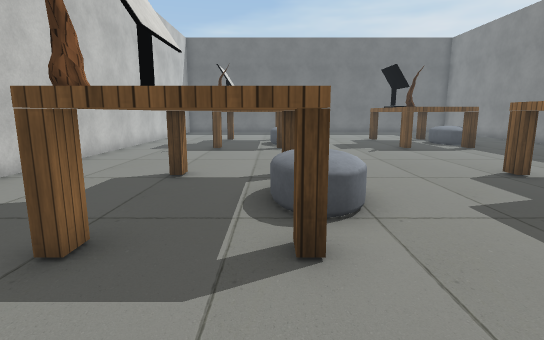
[1] (above)

17 first-person views from a walk through a Unity game level. The camera is 1.5 m above the floor, tilts 10° down and sees 80° across. The floor is counted in squares, 1 m on a side. Each view is taken from the middle of a square. On the plan, view 1 faces up. The plan holds only what a view shows up to about 15 squares ahead; the rest is blank. Some surface patterns are stand-ins.

[2]
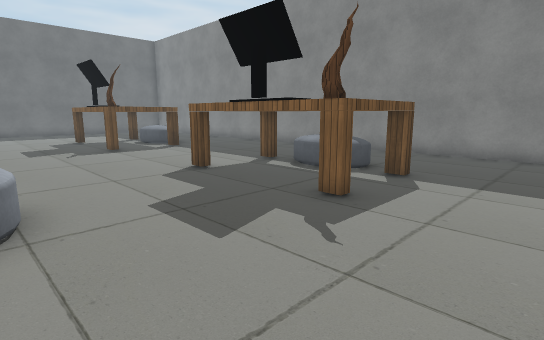

[3]
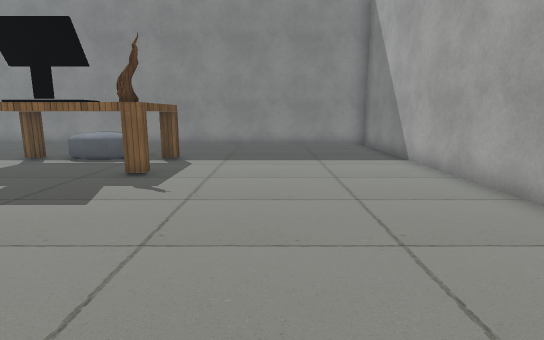

[4]
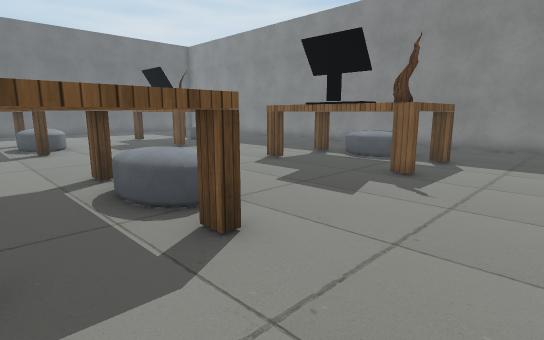

[5]
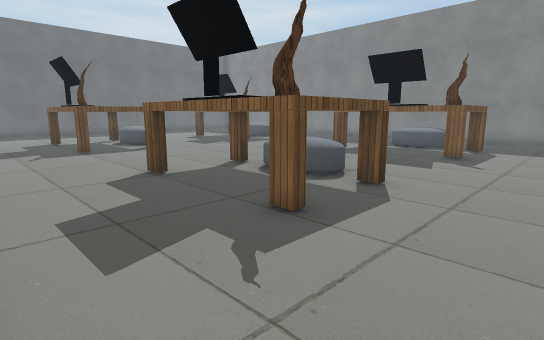

[6]
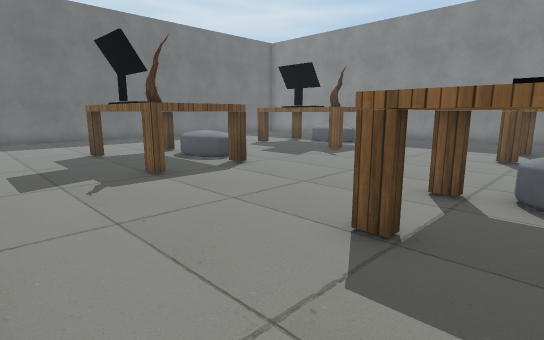

[7]
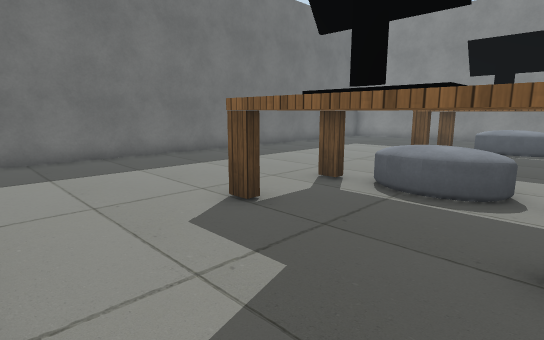

[8]
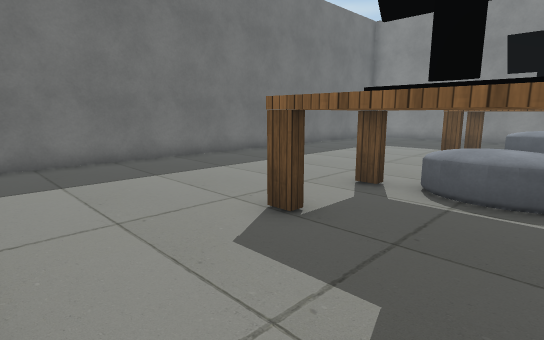

[9]
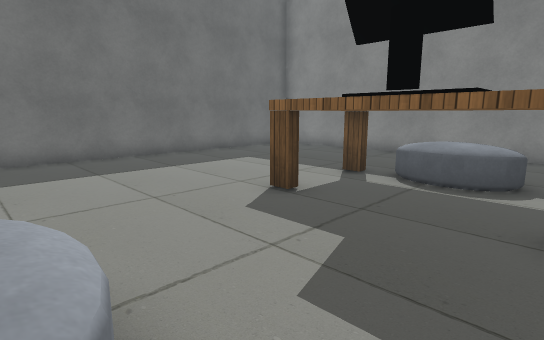

[10]
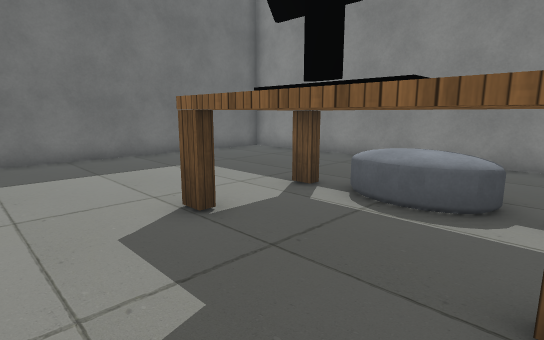

[11]
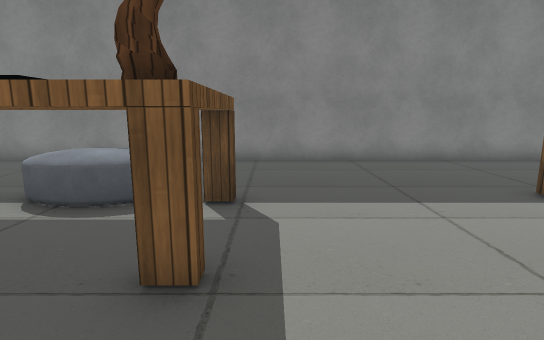

[12]
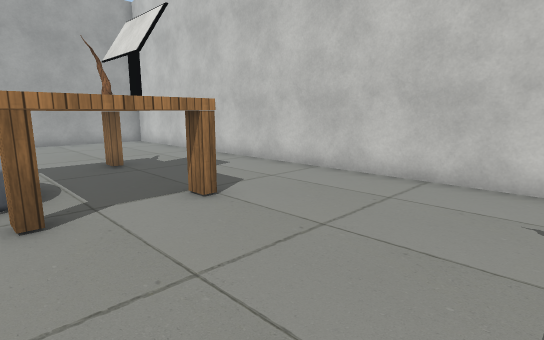

[13]
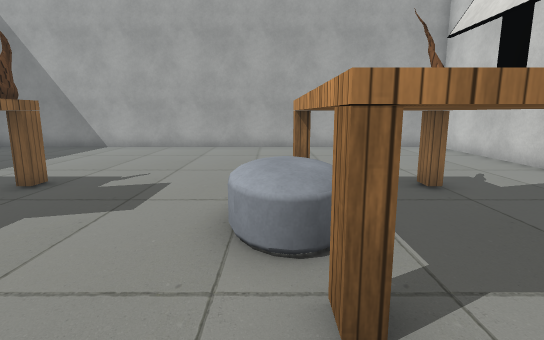

[14]
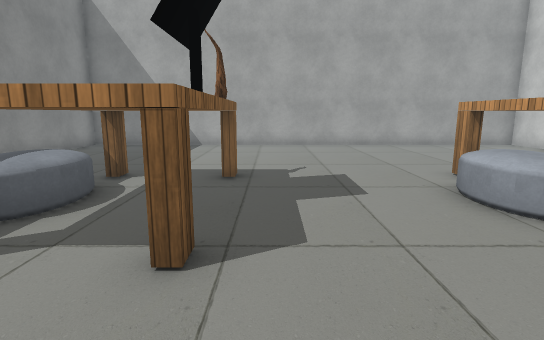

[15]
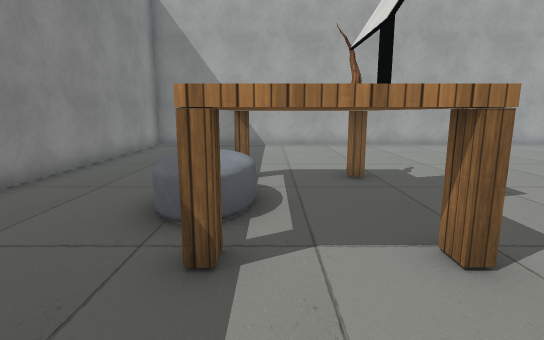

[16]
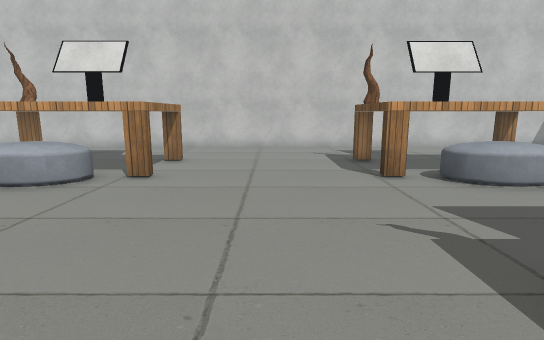

[17]
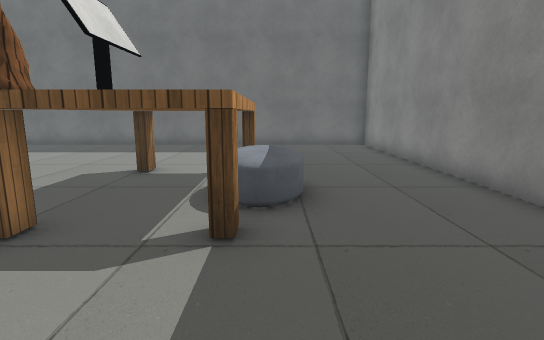

### Floor plan
Key: @ floor where view 1 was taken; # wall or solid block; . floor; O other object.
Columns run from 7 left of view 1 to 14 right of it. Each row starts with its distance up from view 1.
 26   ####################
 25   ...................#
 24   ...................#
 23 # ...................#
 22 #....................#
 21 #....................#
 20 #....................#
 19 #....OOO.....O O.....#
 18 #....O.O.....O.O.....#
 17 #....O.OO....O.OO....#
 16 #....O.OO....O.OO....#
 15 #....O.OO....O.OO....#
 14 #....OOO.....OOO.....#
 13 #....................#
 12 #....................#
 11 #....................#
 10 #....................#
  9 #....................#
  8 #....OOO.....OOOO....#
  7 #....O.OO....O..O....#
  6 #....O.OO....O.OOO...#
  5 #....O.OO....O.OO ...#
  4 #....O.O.....O..O....#
  3 #....OOO.....OOOO....#
  2 #....................#
  1 #....................#
  0 #......@.............#
 -1 #....................#
 -2 #....................#
 -3 #....................#
 -4 #....................#
 -5 ######################

Where each view was taken, in squares from view 1:
view 1: 0 up, 0 right, facing up
view 2: 0 up, 1 right, facing up-right
view 3: 0 up, 2 left, facing right
view 4: 0 up, 2 left, facing up-right
view 5: 0 up, 6 left, facing up-right
view 6: 6 up, 6 left, facing up-right
view 7: 14 up, 6 left, facing up-right
view 8: 15 up, 6 left, facing up-right
view 9: 14 up, 1 right, facing up-right
view 10: 14 up, 3 right, facing up-right
view 11: 13 up, 3 right, facing right
view 12: 13 up, 1 right, facing down-left
view 13: 10 up, 1 right, facing down
view 14: 11 up, 5 right, facing down
view 15: 11 up, 8 right, facing down
view 16: 11 up, 8 right, facing left
view 17: 10 up, 9 right, facing up
